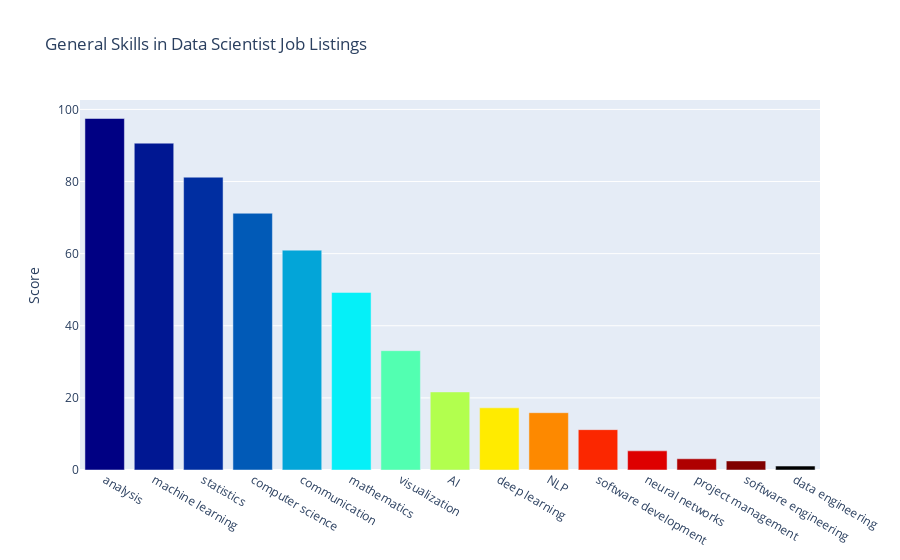

The notebook cell saved with this chart:
### Markdown cell above
## Let's make a bar chart of the combined scores

### Code cell
cmax=200
cmin=50
color_s = np.linspace(cmin, cmax, 14)

data = [
    go.Bar(
        x=p_s_df.index,          
        y=p_s_df['Score'],
        marker=dict(
            colorscale='Jet',
            #cauto=True,
            color=color_s,
        ),
        # text=p_s_df['Score'],
        # textposition='outside',
        # textfont=dict(size=10)
    )
]

layout = {
    'title': 'General Skills in Data Scientist Job Listings',
    'xaxis': {'tickmode': 'linear'},
    'yaxis': {'title': "Score"}
}

fig = go.Figure(data=data, layout=layout)
py.iplot(fig)

### Figure 1 — Plotly figure (JSON) as saved in the notebook; plotly's stock layout.template omitted (floating-point values rounded to 4 significant figures)
{"data": [{"marker": {"color": [50, 61.54, 73.08, 84.62, 96.15, 107.7, 119.2, 130.8, 142.3, 153.8, 165.4, 176.9, 188.5, 200], "colorscale": [[0, "rgb(0,0,131)"], [0.2, "rgb(0,60,170)"], [0.4, "rgb(5,255,255)"], [0.6, "rgb(255,255,0)"], [0.8, "rgb(250,0,0)"], [1, "rgb(128,0,0)"]]}, "type": "bar", "x": ["analysis", "machine learning", "statistics", "computer science", "communication", "mathematics", "visualization", "AI", "deep learning", "NLP", "software development", "neural networks", "project management", "software engineering", "data engineering"], "y": [97.48, 90.64, 81.2, 71.2, 60.97, 49.25, 33.09, 21.65, 17.24, 15.89, 11.19, 5.31, 3.11, 2.51, 1.09]}], "layout": {"title": {"text": "General Skills in Data Scientist Job Listings"}, "xaxis": {"tickmode": "linear"}, "yaxis": {"title": {"text": "Score"}}}}
